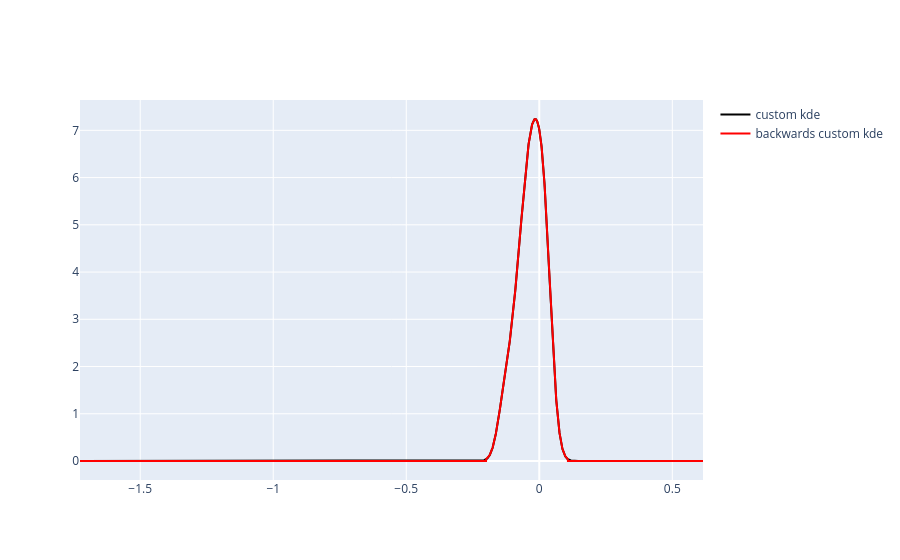

This figure's notebook cell:
### Code cell
fig = go.Figure()

# Gaussian KDE
fig.add_trace(
    go.Scatter(
        x=df_r.u,
        y=df_r.original_dens,
        mode="lines",
        name="custom kde",
        line=dict(color="black")
    )
)

# Gaussian KDE
fig.add_trace(
    go.Scatter(
        x=df_r.u,
        y=df_r.backwards_dens,
        mode="lines",
        name="backwards custom kde",
        line=dict(color="red")
    )
)


fig.show()

### Figure 1 — Plotly figure (JSON) as saved in the notebook; plotly's stock layout.template omitted (floating-point values rounded to 4 significant figures; data arrays with more than 128 entries replaced by an {"elided": "..."} marker saying what was removed)
{"data": [{"line": {"color": "black"}, "mode": "lines", "name": "custom kde", "type": "scatter", "x": {"elided": "5001 float values"}, "y": {"elided": "5001 float values"}}, {"line": {"color": "red"}, "mode": "lines", "name": "backwards custom kde", "type": "scatter", "x": {"elided": "5001 float values"}, "y": {"elided": "5001 float values"}}], "layout": {}}
